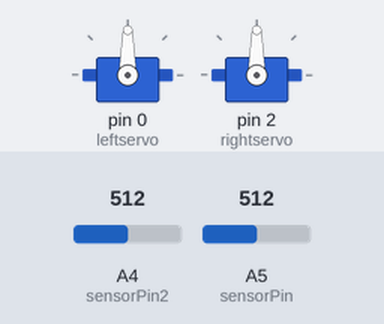
Simulated run of this sketch. Board: Arduino Uno, built with avr-gcc and run on an emulated ATmega328P. Shown: 2 × servo. The test bench sets the inputs (shaded band); at power-on: A4 (sensorPin2) = 512, A5 (sensorPin) = 512. What the sketch prints to the serial monitor is not drawn.

Above: at 0.05 s.
At 2.75 s:
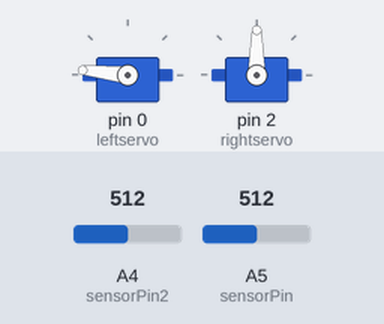
At 5.5 s:
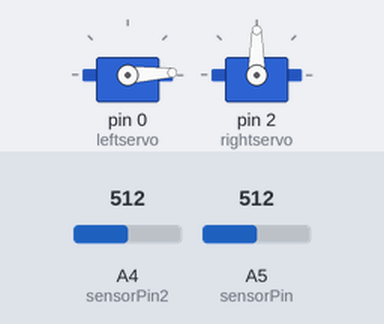
At 11.0 s:
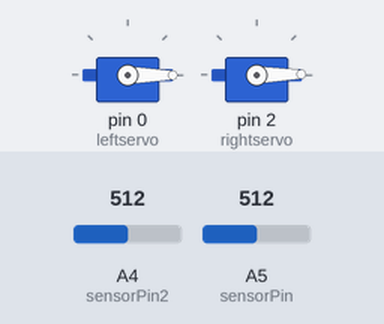
Timing chart, 0 to 14.3 s (numbered marks = the images above):
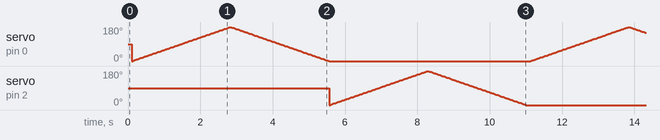

The sketch:

LDR_Servo_Test.ino
```cpp
#include <Servo.h>

Servo rightservo;
Servo leftservo;  // create servo object to control a servo
                // twelve servo objects can be created on most boards
int pos = 0;    // variable to store the servo position

int sensorPin = 5; // select the input pin for LDR //PIN D1
int sensorPin2 = 4;//PIN D2
int sensorValue = 0; // variable to store the value coming from the sensor
int sensorValue2 = 0;


void setup() {
  Serial.begin(9600);
  leftservo.attach(0);  // attaches the servo on the pin to the servo object
                      // PIN D3
  rightservo.attach(2);

}

void loop(){
  sensor();
  sweepLeftWheel();
  sweepRightWheel();

}

void sweepLeftWheel() {
 for (pos = 0; pos <= 180; pos += 1) { // goes from 0 degrees to 180 degrees
    // in steps of 1 degree
    leftservo.write(pos);              // tell servo to go to position in variable 'pos'
    //Serial.println("Naar achteren");
    delay(15);                       // waits 15ms for the servo to reach the position
  }
  for (pos = 180; pos >= 0; pos -= 1) { // goes from 180 degrees to 0 degrees
    leftservo.write(pos);              // tell servo to go to position in variable 'pos'
    //Serial.println("Naar voren");
    delay(15);                       // waits 15ms for the servo to reach the position
  }
}

void sweepRightWheel() {
 for (pos = 0; pos <= 180; pos += 1) { // goes from 0 degrees to 180 degrees
    // in steps of 1 degree
    rightservo.write(pos);              // tell servo to go to position in variable 'pos'
    //Serial.println("Naar achteren");
    delay(15);                       // waits 15ms for the servo to reach the position
  }
  for (pos = 180; pos >= 0; pos -= 1) { // goes from 180 degrees to 0 degrees
    rightservo.write(pos);              // tell servo to go to position in variable 'pos'
    //Serial.println("Naar voren");
    delay(15);                       // waits 15ms for the servo to reach the position
  }
}

void sensor() {
  sensorValue = analogRead(sensorPin); // read the value from the sensor
  sensorValue2 = analogRead(sensorPin2);
  Serial.print(sensorValue); //prints the values coming from the sensor on the screen
  Serial.print(" & ");
  Serial.print(sensorValue2);
  Serial.println("");
  delay(100);
}
```
